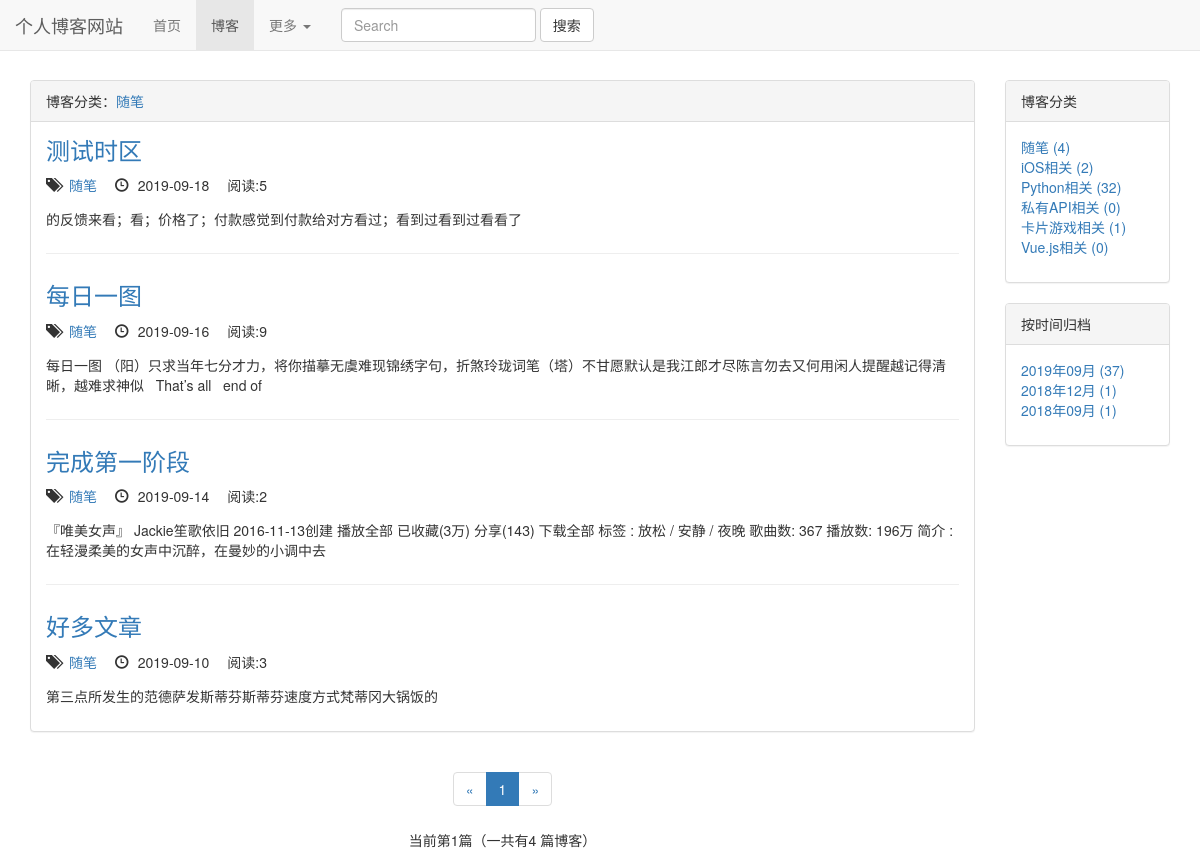
Before: /blogs/type/1/ with the older database file.
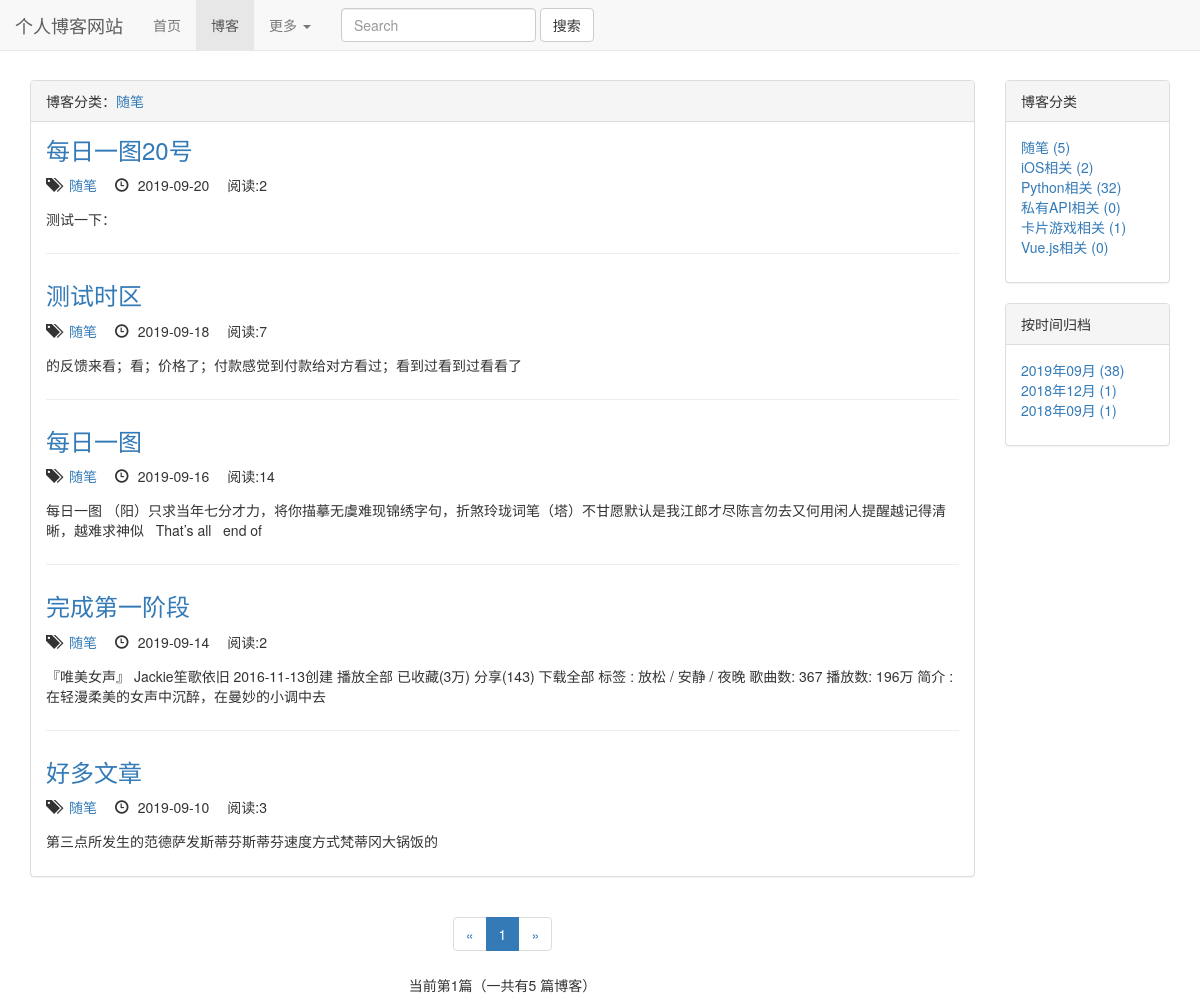
After: the same page with the newer database file.
### blogs/models.py (models this page shows, shortened)
class BlogType(models.Model):
    type_name = models.CharField(max_length=15)

class Blog(models.Model,ReadNumExtension):
    title = models.CharField(max_length=50)
    blog_type = models.ForeignKey(BlogType, on_delete=models.DO_NOTHING)
    content = RichTextUploadingField()
    author = models.ForeignKey(User, on_delete=models.DO_NOTHING)
    create_time = models.DateTimeField(auto_now_add=True)
    last_update_time = models.DateTimeField(auto_now=True)
    readDetails = GenericRelation(ReadNumDetail)  # 反向关联获取
    class Meta:
        ordering = ['-create_time']

### read_statistics/models.py (models this page shows)
class ReadNum(models.Model):
    read_num = models.IntegerField(default=0)
    content_type = models.ForeignKey(ContentType, on_delete=models.DO_NOTHING)
    object_id = models.PositiveIntegerField()
    content_object = GenericForeignKey('content_type', 'object_id')

### blogs/views.py (the view)
# urls.py: re_path(r'^type/(\d+)/$', views.blog_types, name='blog_types'),
def blog_types(request, blog_type):
    blogType = get_object_or_404(BlogType, pk=blog_type)
    blogs = Blog.objects.filter(blog_type=blogType)
    context = blog_datas_common(request, blogs)
    context['blog_type'] = blogType
    return render(request, 'blogs/blog_type_list.html', context)

### read_statistics/models.py (called while the page is built)
    def get_read_num(self):
        try:
            ct = ContentType.objects.get_for_model(self)
            readnum = ReadNum.objects.get(content_type=ct, object_id=self.pk)
            return readnum.read_num
        except exceptions.ObjectDoesNotExist:
            return 0

### templates/blogs/blog_type_list.html (shortened to what this page needs)
{% extends 'blogs/blog_index.html' %}
{% block blog_title_header %}
    博客分类：<a href="{% url 'blogs_module:blog_types' blog_type.pk %}">{{ blog_type.type_name }}</a>
{% endblock %}

### templates/blogs/blog_index.html (shortened to what this page needs)
{% extends 'base.html' %}
{% load staticfiles %}
{% block cssstyle %}
    <link rel="stylesheet" href="{% static 'blog_css/blog.css' %}">
{% endblock %}
{% block blog_active %}
    active
{% endblock %}
{% block content %}
    <div class="container">
        <div class="row">
            <div class="col-xs-12 col-sm-8 col-md-9 col-lg-10">
                <div class="panel panel-default">
                    <div class="panel-heading">{% block blog_title_header %}{% endblock %}</div>
                    <div class="panel-body">
                        <ul class="blog_types">
                            {% for blog in page_of_blogs.object_list %}
                                <div class="every_blog">
                                    <h3><a href="{% url 'blogs_module:blog_details' blog.pk %}">{{ blog.title }}</a>
                                    </h3>
                                    <ul class="blog_list_style">
                                        <li>
                                            <span class="glyphicon glyphicon-tags"></span> <a
                                                href="{% url 'blogs_module:blog_types' blog.blog_type.pk %}"> {{ blog.blog_type.type_name }}</a>
                                        </li>
                                        <li><span
                                                class="glyphicon glyphicon-time"></span> {{ blog.create_time|date:"Y-m-d" }}
                                        </li>
                                         <li>
                                             阅读:{{ blog.get_read_num }}
                                        </li>
                                    </ul>
                                    <p>{{ blog.content |striptags | truncatechars:130 |safe}}</p>
                                </div>
                            {% empty %}
                                <div class="every_blog">
                                    <p>--暂无博客，敬请期待--</p>
                                </div>
                            {% endfor %}
                        </ul>
                    </div>
                </div>
                <div class="blog_page_container">
                    {% if page_of_blogs %}
                        <nav aria-label="Page navigation">
                            <ul class="pagination">
                                <li>
                                    {% if page_of_blogs.has_previous %}
                                        <a href="?page={{ page_of_blogs.previous_page_number }}" aria-label="Previous">
                                            <span aria-hidden="true">&laquo;</span>
                                        </a>
                                    {% else %}
                                        <span aria-hidden="true">&laquo;</span>
                                    {% endif %}
                                </li>
                                {% for page_num in page_range %}
                                    {% if page_num == '...' %}
                                        <li><span>{{ page_num }}</span></li>
                                    {% else %}
                                        {% if page_num == page_of_blogs.number %}
                                            <li class="active"><a href="?page={{ page_num }}">{{ page_num }}</a></li>
                                        {% else %}
                                            <li><a href="?page={{ page_num }}">{{ page_num }}</a></li>
                                        {% endif %}
                                    {% endif %}
                                {% endfor %}
                                <li>
                                    {% if page_of_blogs.has_next %}
                                        <a href="?page={{ page_of_blogs.next_page_number }}" aria-label="Next">
                                            <span aria-hidden="true">&raquo;</span>
                                        </a>
                                    {% else %}
                                        <span aria-hidden="true">&raquo;</span>
                                    {% endif %}
                                </li>
                            </ul>
                        </nav>
                        <p>当前第{{ page_of_blogs.number }}篇（一共有{{ page_of_blogs.paginator.count }}
                            篇博客）</p>
                    {% endif %}
                </div>
            </div>
            <div class="hidden-xs col-sm-4 col-md-3 col-lg-2">
                <div class="panel panel-default">
                    <div class="panel-heading">博客分类</div>
                    <div class="panel-body">
                        <ul class="blog_types">
                            {% for type in blogTypes %}
                                <li><a href="{% url 'blogs:blog_types' type.pk %}">{{ type.type_name }} ({{ type.type_count }})</a></li>
                            {% empty %}
                                暂无博客分类
                            {% endfor %}
                        </ul>
                    </div>
                </div>
                <div class="panel panel-default">
                    <div class="panel-heading">按时间归档</div>
                    <div class="panel-body">
                        <ul class="list-unstyled">
                            {% for blogDate,blogDateCount in blogDates.items %}
                                <li><a href="{% url 'blogs_module:blog_dates' blogDate.year blogDate.month %}">{{ blogDate|date:"Y年m月" }} ({{ blogDateCount }})</a></li>
                            {% endfor %}
                        </ul>
                    </div>
                </div>
            </div>
        </div>
    </div>
{% endblock %}

### templates/base.html (shortened to what this page needs)
{% load staticfiles %}
<!DOCTYPE html>
<html lang="zh-CN">
<head>
    <link rel="stylesheet" href="{% static 'bootstrap-3.3-1.7-dist/css/bootstrap.min.css' %}">
    <link rel="stylesheet" href="{% static 'base.css' %}">
    {% block cssstyle %}{% endblock %}
</head>
<body>
<nav class="navbar navbar-default navbar-fixed-top">
    <div class="container-fluid"
    <div class="navbar-header">
        <a class="navbar-brand" href="{% url 'home' %}">个人博客网站</a>
    </div>
    <div class="collapse navbar-collapse" id="bs-example-navbar-collapse-1">
        <ul class="nav navbar-nav">
            <li class="{% block home_active %}{% endblock %}"><a href="{% url 'home' %}">首页</a></li>
            <li class="{% block blog_active %}{% endblock %}"><a href="{% url 'blogs_module:blog_index' %}">博客</a></li>
            <li class="dropdown">
                <a href="#" class="dropdown-toggle" data-toggle="dropdown" role="button" aria-haspopup="true"
                   aria-expanded="false">更多 <span class="caret"></span></a>
            </li>
        </ul>
        <form class="navbar-form navbar-left">
            <div class="form-group">
                <input type="text" class="form-control" placeholder="Search">
            </div>
            <button type="submit" class="btn btn-default">搜索</button>
        </form>
    </div>
</nav>
{% block content %}
{% endblock %}
</body>
</html>

### static/base.css (style rules this page uses)
body { margin-top: 80px !important; }
* { padding: 0px; margin: 0px; }

### static/blog_css/blog.css (style rules this page uses)
ul.blog_types { list-style-type: none; }
div h3 { margin-top: 0px; margin-bottom: 0.5em; }
div.every_blog:not(:last-child) { margin-bottom: 2em; padding-bottom: 1em; border-bottom: 1px solid #eee; }
ul.blog_list_style { list-style-type: none; margin-bottom: 1em; }
ul.blog_list_style li { list-style-type: none; display: inline-block; margin-right: 1em; }
ul.blog_list_style li span { margin-right: 5px; }
div.blog_page_container { text-align: center; }

Changed rows visible on the page:
computed for BlogType "随笔": type_count "4" → "5"
added Blog: title "每日一图20号", blog_type.type_name "随笔", create_time "2019-09-20", get_read_num "2", content "测试一下："
changed through a linked row, Blog "测试时区": get_read_num "5" → "7"
changed through a linked row, Blog "每日一图": get_read_num "9" → "14"
Other visible differences:
{{ page_of_blogs.paginator.count }}: "4" → "5"
new list line: "2019年09月 ( 38 )"
list line gone: "2019年09月 ( 37 )"
